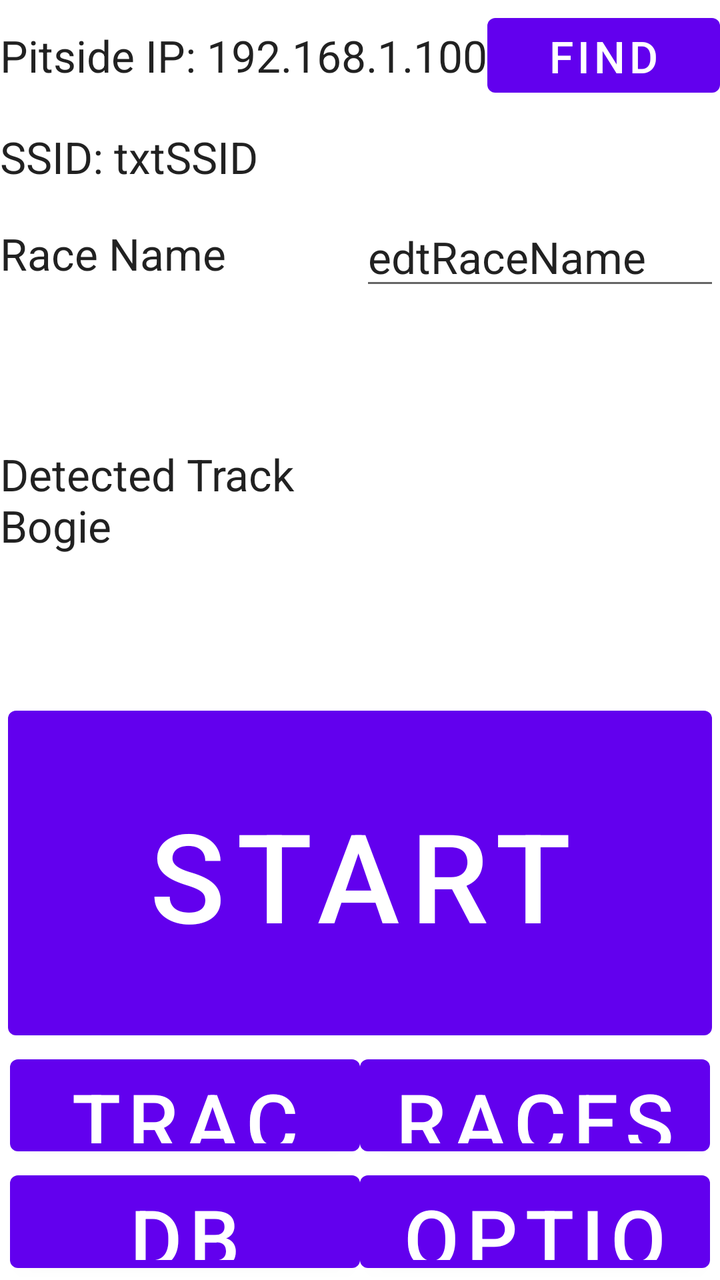
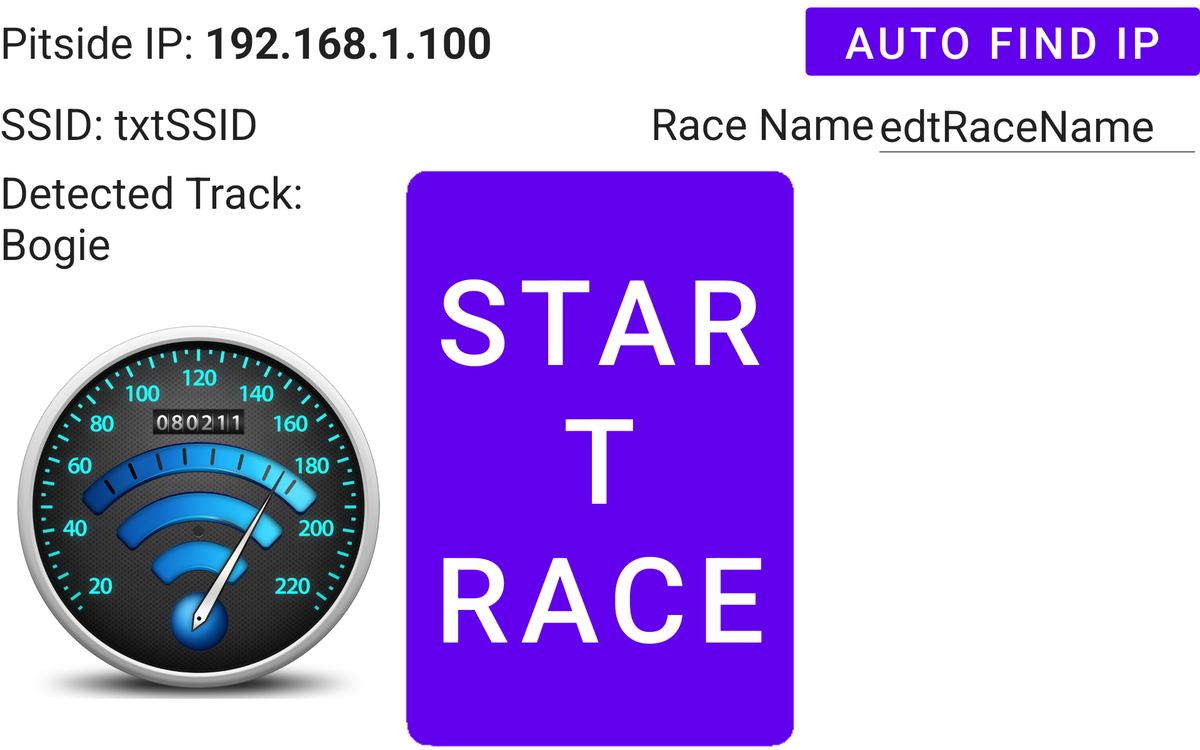

Two renders of one Android screen. The first uses the default layout on a phone; the second uses the alternative layout the repository ships for a different screen configuration, on a matching device. The two XML files are below.
<!-- AndroidManifest.xml: fallback theme Theme.MaterialComponents.DayNight.NoActionBar -->
<!-- res/layout/speedfreq.xml -->
<?xml version="1.0" encoding="utf-8"?>

<LinearLayout xmlns:android="http://schemas.android.com/apk/res/android"
    android:layout_width="fill_parent"
    android:layout_height="fill_parent"
    android:orientation="vertical" >

    <LinearLayout
        android:layout_width="match_parent"
        android:layout_height="0dp"
        android:layout_weight="1"
        android:orientation="vertical" >

        <TableRow
            android:id="@+id/tableRow3"
            android:layout_width="match_parent"
            android:layout_height="0dp"
            android:layout_weight="1.1" >

            <TextView
                android:id="@+id/txtIPLabel"
                android:layout_width="wrap_content"
                android:layout_height="wrap_content"
                android:layout_gravity="center_vertical"
                android:lines="1"
                android:singleLine="true"
                android:text="Pitside IP: "
                android:textAppearance="?android:attr/textAppearanceLarge"
                android:textSize="@dimen/font_size_very_small" />

            <TextView
                android:id="@+id/txtIP"
                android:layout_width="wrap_content"
                android:layout_height="wrap_content"
                android:layout_gravity="center_vertical"
                android:lines="1"
                android:singleLine="true"
                android:text="192.168.1.100"
                android:textAppearance="?android:attr/textAppearanceLarge"
                android:textSize="@dimen/font_size_very_small" />

            <Button
                android:id="@+id/btnAutoIP"
                android:layout_width="fill_parent"
                android:layout_height="wrap_content"
                android:layout_gravity="center_vertical"
                android:lines="1"
                android:text="Find IP"
                android:textSize="@dimen/font_size_very_small" />

        </TableRow>

        <TableRow
            android:id="@+id/tableRow5"
            android:layout_width="match_parent"
            android:layout_height="0dp"
            android:layout_weight=".9" >

            <TextView
                android:id="@+id/txtSSID"
                android:layout_width="wrap_content"
                android:layout_height="wrap_content"
                android:layout_gravity="center_vertical"
                android:text="SSID: txtSSID"
                android:textAppearance="?android:attr/textAppearanceLarge"
                android:textSize="@dimen/font_size_very_small" />

        </TableRow>

        <TableRow
            android:id="@+id/tableRow4"
            android:layout_width="match_parent"
            android:layout_height="0dp"
            android:layout_gravity="center_vertical"
            android:layout_weight="1" >

            <TextView
                android:id="@+id/textView1"
                android:layout_width="0dp"
                android:layout_height="wrap_content"
                android:layout_gravity="center_vertical"
                android:layout_weight="1"
                android:text="Race Name"
                android:textAppearance="?android:attr/textAppearanceLarge"
                android:textSize="@dimen/font_size_very_small" />

            <EditText
                android:id="@+id/edtRaceName"
                android:layout_width="0dp"
                android:layout_height="wrap_content"
                android:layout_gravity="center_vertical"
                android:layout_weight="1"
                android:ems="10"
                android:inputType="text"
                android:lines="1"
                android:text="edtRaceName"
                android:textSize="@dimen/font_size_very_small" />

        </TableRow>

    </LinearLayout>

    <LinearLayout
        android:layout_width="match_parent"
        android:layout_height="0dp"
        android:layout_weight="3.2"
        android:orientation="vertical" >

        <TableRow
            android:id="@+id/tableRow6"
            android:layout_width="match_parent"
            android:layout_height="0dp"
            android:layout_weight="1" >

            <TextView
                android:id="@+id/tvTrackName"
                android:layout_width="0dp"
                android:layout_height="wrap_content"
                android:layout_gravity="center_vertical"
                android:layout_weight="1"
                android:lines="2"
                android:text="Detected Track\nBogie"
                android:textAppearance="?android:attr/textAppearanceLarge"
                android:textSize="@dimen/font_size_very_small" />

            <ImageView
                android:id="@+id/imTrack"
                android:layout_width="0dp"
                android:layout_height="wrap_content"
                android:layout_gravity="center|right"
                android:layout_marginRight="10dp"
                android:layout_weight="1"
                android:adjustViewBounds="false"
                android:contentDescription="Track Map"
                android:cropToPadding="true"
                android:scaleType="centerInside"
                android:src="@drawable/iconbig" />
        </TableRow>

        <LinearLayout
            android:layout_width="match_parent"
            android:layout_height="0dp"
            android:layout_weight="1.5"
            android:orientation="vertical" >

            <Button
                android:id="@+id/btnStartRace"
                style="buttonStyle"
                android:layout_width="fill_parent"
                android:layout_height="0dp"
                android:layout_marginLeft="4dp"
                android:layout_marginRight="4dp"
                android:layout_marginTop="2dp"
                android:layout_weight="3"
                android:lines="1"
                android:text="Start Race"
                android:textSize="@dimen/font_size" />

            <TableRow
                android:id="@+id/tableRow1"
                android:layout_width="match_parent"
                android:layout_height="0dp"
                android:layout_weight="1" >

                <Button
                    android:id="@+id/btnTracks"
                    style="buttonStyle"
                    android:layout_width="fill_parent"
                    android:layout_height="fill_parent"
                    android:layout_marginLeft="5dp"
                    android:layout_weight="1"
                    android:text="Tracks"
                    android:textSize="@dimen/font_size_smaller" />

                <Button
                    android:id="@+id/btnRaces"
                    style="buttonStyle"
                    android:layout_width="fill_parent"
                    android:layout_height="fill_parent"
                    android:layout_marginRight="5dp"
                    android:layout_weight="1"
                    android:fadingEdge="horizontal"
                    android:fitsSystemWindows="false"
                    android:text="Races"
                    android:textSize="@dimen/font_size_smaller" />

            </TableRow>

            <TableRow
                android:id="@+id/tableRow2"
                android:layout_width="match_parent"
                android:layout_height="0dp"
                android:layout_weight="1" >

                <Button
                    android:id="@+id/btnDbBackups"
                    style="buttonStyle"
                    android:layout_width="fill_parent"
                    android:layout_height="fill_parent"
                    android:layout_marginLeft="5dp"
                    android:layout_weight="1"
                    android:lines="1"
                    android:text="DB Backups"
                    android:textSize="@dimen/font_size_smaller" />

                <Button
                    android:id="@+id/btnOptions"
                    style="buttonStyle"
                    android:layout_width="fill_parent"
                    android:layout_height="fill_parent"
                    android:layout_marginRight="5dp"
                    android:layout_weight="1"
                    android:text="Options"
                    android:textSize="@dimen/font_size_smaller" />

            </TableRow>
        </LinearLayout>

    </LinearLayout>

</LinearLayout>
<!-- resources referenced by this layout -->
<resources>
  <!-- from res/values-sw360dp/ -->
  <dimen name="font_size">62sp</dimen>
  <!-- from res/values-sw360dp/ -->
  <dimen name="font_size_smaller">40sp</dimen>
  <!-- from res/values-sw360dp/ -->
  <dimen name="font_size_very_small">22sp</dimen>
</resources>
<!-- res/layout-sw600dp-land/speedfreq.xml (the repository's variant of the layout above) -->
<!-- drawn on a 7-inch tablet turned sideways -->
<?xml version="1.0" encoding="utf-8"?>

<LinearLayout xmlns:android="http://schemas.android.com/apk/res/android"
    android:layout_width="fill_parent"
    android:layout_height="fill_parent"
    android:orientation="vertical" >

    <LinearLayout
        android:layout_width="match_parent"
        android:layout_height="wrap_content"
        android:orientation="vertical" >

        <RelativeLayout
            android:id="@+id/RelativeLayout1"
            android:layout_width="match_parent"
            android:layout_height="wrap_content"
            android:layout_gravity="center_vertical" >

            <TextView
                android:id="@+id/txtIPLabel"
                android:layout_width="wrap_content"
                android:layout_height="wrap_content"
                android:layout_alignParentLeft="true"
                android:layout_centerVertical="true"
                android:layout_weight="1"
                android:lines="1"
                android:singleLine="true"
                android:text="Pitside IP: "
                android:textAppearance="?android:attr/textAppearanceLarge"
                android:textSize="@dimen/font_size_very_small" />

            <Button
                android:id="@+id/btnAutoIP"
                android:layout_width="wrap_content"
                android:layout_height="wrap_content"
                android:layout_alignParentRight="true"
                android:layout_alignParentTop="false"
                android:layout_centerVertical="true"
                android:layout_weight="1"
                android:lines="1"
                android:paddingLeft="30dp"
                android:paddingRight="30dp"
                android:text="Auto Find IP"
                android:textSize="@dimen/font_size_very_small" />

            
            <TextView
                android:id="@+id/txtIP"
                android:layout_width="wrap_content"
                android:layout_height="wrap_content"
                android:layout_alignBaseline="@+id/txtIPLabel"
                android:layout_alignBottom="@+id/txtIPLabel"
                android:layout_centerVertical="true"
                android:layout_toRightOf="@+id/txtIPLabel"
                android:layout_weight="1"
                android:lines="1"
                android:singleLine="true"
                android:text="192.168.1.100"
                android:textAppearance="?android:attr/textAppearanceLarge"
                android:textSize="@dimen/font_size_very_small"
                android:textStyle="bold" />

        </RelativeLayout>

        <TableRow
            android:id="@+id/tableRow4"
            android:layout_width="match_parent"
            android:layout_height="wrap_content"
            android:layout_gravity="center_vertical" >

            <TextView
                android:id="@+id/txtSSID"
                android:layout_width="0dp"
                android:layout_height="wrap_content"
                android:layout_gravity="center_vertical"
                android:layout_weight="2"
                android:text="SSID: txtSSID"
                android:textAppearance="?android:attr/textAppearanceLarge"
                android:textSize="@dimen/font_size_very_small" />

            <TextView
                android:id="@+id/textView1"
                android:layout_width="wrap_content"
                android:layout_height="wrap_content"
                android:layout_gravity="center_vertical|right"
                android:text="Race Name"
                android:textAppearance="?android:attr/textAppearanceLarge"
                android:textSize="@dimen/font_size_very_small" />

            <EditText
                android:id="@+id/edtRaceName"
                android:layout_width="0dp"
                android:layout_height="wrap_content"
                android:layout_gravity="center_vertical"
                android:layout_weight="1"
                android:ems="10"
                android:inputType="text"
                android:lines="1"
                android:text="edtRaceName"
                android:textSize="@dimen/font_size_very_small" />
        </TableRow>
    </LinearLayout>

    <LinearLayout
        android:layout_width="match_parent"
        android:layout_height="fill_parent"
        android:orientation="horizontal" >

        <LinearLayout
            android:layout_width="0dp"
            android:layout_height="match_parent"
            android:layout_weight="1"
            android:orientation="vertical" >

            <TextView
                android:id="@+id/tvTrackName"
                android:layout_width="fill_parent"
                android:layout_height="wrap_content"
                android:text="Detected Track: Bogie"
                android:textAppearance="?android:attr/textAppearanceLarge"
                android:textSize="@dimen/font_size_very_small" />

            <ImageView
                android:id="@+id/imTrack"
                android:layout_width="fill_parent"
                android:layout_height="fill_parent"
                android:adjustViewBounds="false"
                android:contentDescription="Track Map"
                android:cropToPadding="true"
                android:scaleType="center"
                android:src="@drawable/speedfreq" />
        </LinearLayout>

        <Button
            android:id="@+id/btnStartRace"
            style="buttonStyle"
            android:layout_width="0dp"
            android:layout_height="fill_parent"
            android:layout_marginLeft="4dp"
            android:layout_marginRight="4dp"
            android:layout_marginTop="2dp"
            android:layout_weight="1"
            android:background="@drawable/longred2"
            android:text="Start Race"
            android:textColor="#fff"
            android:textSize="@dimen/font_size" />

        <LinearLayout
            android:layout_width="0dp"
            android:layout_height="match_parent"
            android:layout_weight="1"
            android:orientation="vertical" >

            <Button
                android:id="@+id/btnTracks"
                style="@style/styleBlueButton"
                android:layout_width="fill_parent"
                android:layout_height="fill_parent"
                android:layout_weight="1"
                android:background="@drawable/btn_blue_glossy"
                android:text="Tracks"
                android:textSize="@dimen/font_size_smaller" />

            <Button
                android:id="@+id/btnRaces"
                style="@style/styleBlueButton"
                android:layout_width="fill_parent"
                android:layout_height="fill_parent"
                android:layout_weight="1"
                android:background="@drawable/btn_blue_glossy"
                android:fadingEdge="horizontal"
                android:fitsSystemWindows="false"
                android:text="Races"
                android:textSize="@dimen/font_size_smaller" />

            <Button
                android:id="@+id/btnDbBackups"
                style="@style/styleBlueButton"
                android:layout_width="fill_parent"
                android:layout_height="fill_parent"
                android:layout_weight="1"
                android:text="Backups"
                android:textSize="@dimen/font_size_smaller" />

            <Button
                android:id="@+id/btnOptions"
                style="@style/styleBlueButton"
                android:layout_width="fill_parent"
                android:layout_height="fill_parent"
                android:layout_weight="1"
                android:text="Options"
                android:textSize="@dimen/font_size_smaller" />

        </LinearLayout>
    </LinearLayout>

</LinearLayout>
<!-- resources referenced by the variant -->
<!-- as a 7-inch tablet turned sideways resolves them -->
<resources>
  <!-- from res/values-sw600dp/ -->
  <dimen name="font_size">95sp</dimen>
  <!-- from res/values-sw600dp/ -->
  <dimen name="font_size_smaller">50sp</dimen>
  <!-- from res/values-sw600dp/ -->
  <dimen name="font_size_very_small">35sp</dimen>
  <!-- drawable longred2: png bitmap (drawable-mdpi, 3429 bytes) -->
  <!-- drawable speedfreq: png bitmap (drawable, 176737 bytes) -->
  <style name="styleBlueButton">
          <item name="android:background">@drawable/btn_blue_glossy</item>
          <item name="android:fadingEdge">horizontal</item>
          <item name="android:fitsSystemWindows">false</item>
          <item name="android:layout_margin">5dp</item>
          <item name="android:textColor">#fff</item>
          <item name="android:textSize">@dimen/font_size_smaller</item>
      </style>
</resources>
